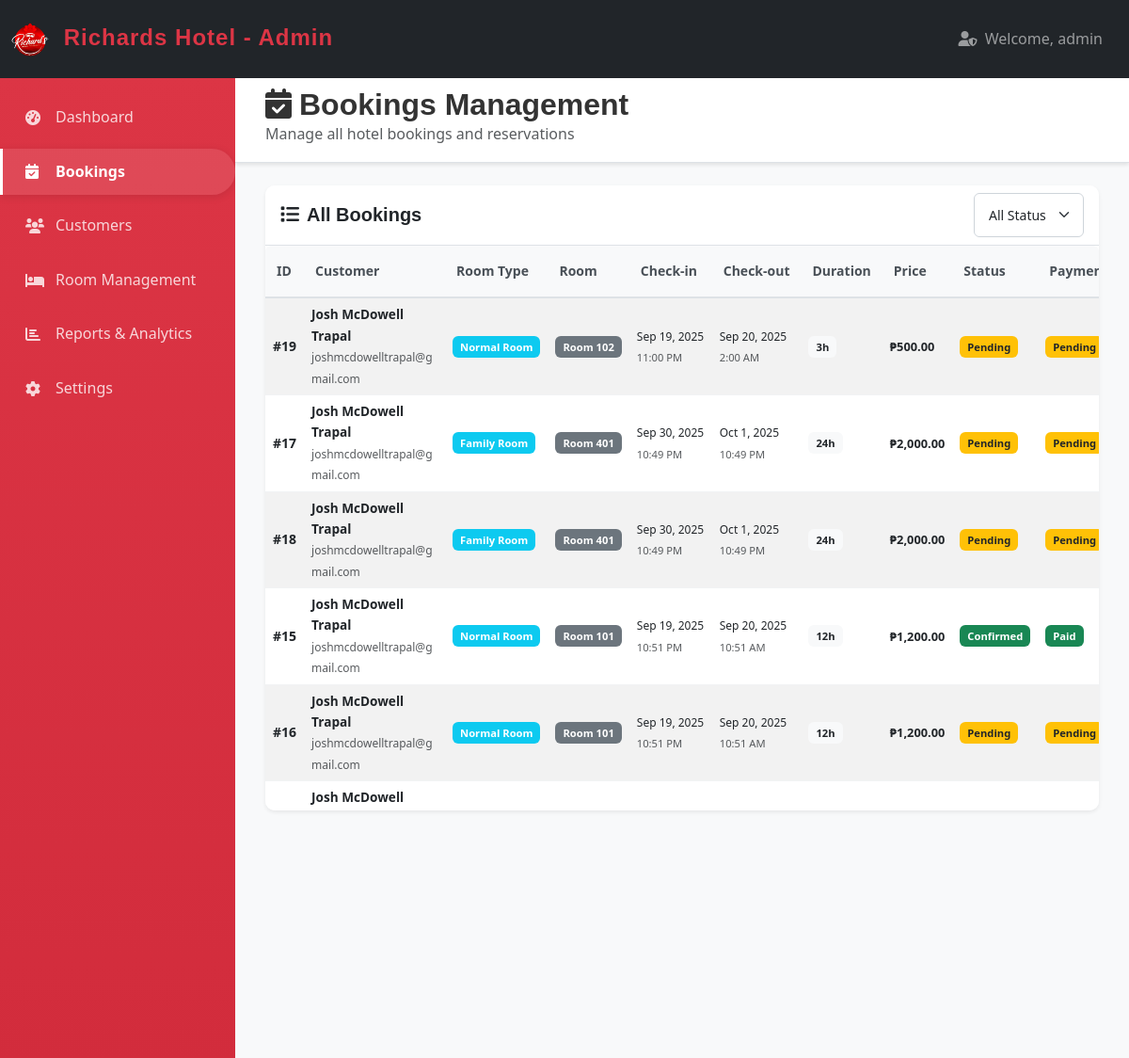
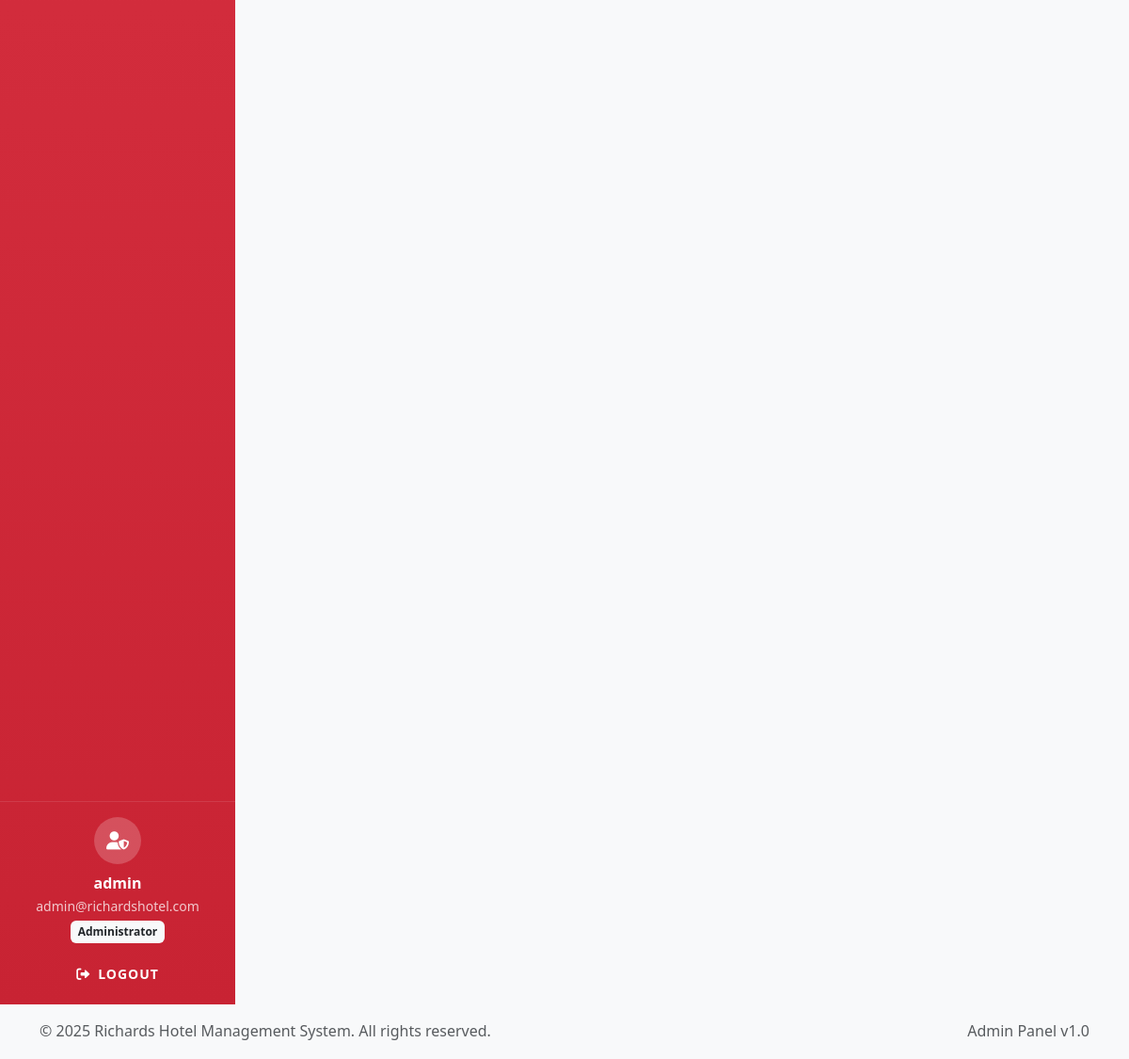
Screenshot of /admin/bookings.php (signed in) with the database file from the repository (2 pictures, top to bottom).
### tables this page shows
CREATE TABLE `bookings` (
  `id` int(11) NOT NULL,
  `user_id` int(11) DEFAULT NULL,
  `customer_name` varchar(100) NOT NULL,
  `customer_address` text NOT NULL,
  `customer_phone` varchar(20) NOT NULL,
  `customer_email` varchar(100) NOT NULL,
  `room_type_id` int(11) NOT NULL,
  `room_id` int(11) DEFAULT NULL,
  `duration_hours` int(11) NOT NULL,
  `total_price` decimal(10,2) NOT NULL,
  `check_in_datetime` datetime NOT NULL,
  `check_out_datetime` datetime NOT NULL,
  `proof_of_payment` varchar(255) DEFAULT NULL,
  `special_requests` text DEFAULT NULL,
  `booking_status` enum('pending','confirmed','checked_in','checked_out','cancelled') DEFAULT 'pending',
  `payment_status` enum('pending','paid','refunded') DEFAULT 'pending',
  `created_at` timestamp NOT NULL DEFAULT current_timestamp(),
  `updated_at` timestamp NOT NULL DEFAULT current_timestamp() ON UPDATE current_timestamp()
);

CREATE TABLE `room_types` (
  `id` int(11) NOT NULL,
  `type_name` varchar(50) NOT NULL,
  `description` text DEFAULT NULL,
  `created_at` timestamp NOT NULL DEFAULT current_timestamp()
);

CREATE TABLE `rooms` (
  `id` int(11) NOT NULL,
  `room_number` varchar(10) NOT NULL,
  `room_type_id` int(11) NOT NULL,
  `status` enum('available','occupied','maintenance','out_of_order') DEFAULT 'available',
  `created_at` timestamp NOT NULL DEFAULT current_timestamp(),
  `updated_at` timestamp NOT NULL DEFAULT current_timestamp() ON UPDATE current_timestamp()
);

### admin/bookings.php (the view, shortened to what this page needs)
<?php
require_once '../email-notification/BookingNotificationService.php';
$status_filter = isset($_GET['status']) ? $_GET['status'] : '';
$valid_statuses = ['pending', 'confirmed', 'cancelled', 'checked_in', 'checked_out'];
$status_filter = in_array($status_filter, $valid_statuses) ? $status_filter : '';
$query = "
    SELECT
        b.*,
        rt.type_name,
        rt.description as room_description,
        r.room_number,
        u.first_name,
        u.last_name,
        u.email as user_email
    FROM bookings b
    LEFT JOIN room_types rt ON b.room_type_id = rt.id
    LEFT JOIN rooms r ON b.room_id = r.id
    LEFT JOIN users u ON b.user_id = u.id
";
$query .= " ORDER BY b.created_at DESC";
$stmt = $conn->prepare($query);
$stmt->execute();
$bookings = $stmt->fetchAll(PDO::FETCH_ASSOC);
?>
<?php include 'includes/header.php'; ?>
<?php include 'includes/sidebar.php'; ?>
<div class="main-content">
    <div class="content-section active">
        <div class="content-header">
            <h2 class="mb-0"><i class="fas fa-calendar-check me-2"></i>Bookings Management</h2>
            <p class="text-muted mb-0">Manage all hotel bookings and reservations</p>
        </div>
        <div class="content-body">
            <div class="card border-0 shadow-sm">
                <div class="card-header bg-white border-bottom">
                    <div class="d-flex justify-content-between align-items-center">
                        <h5 class="mb-0"><i class="fas fa-list me-2"></i>All Bookings</h5>
                        <div class="d-flex gap-2">
                            <select class="form-select form-select-sm" onchange="changeStatus(this.value)" style="width: auto;">
                                <option value="" <?php echo ($status_filter == '') ? 'selected' : ''; ?>>All Status</option>
                            </select>
                        </div>
                    </div>
                </div>
                <div class="card-body p-0">
                    <div class="table-responsive" style="max-height: 600px; overflow-y: auto;">
                        <table class="table table-hover table-striped mb-0 table-sm" id="bookingsTable" style="font-size: 0.875rem;">
                            <thead class="table-light sticky-top">
                                <tr>
                                    <th class="text-nowrap" style="width: 60px;">ID</th>
                                    <th class="text-nowrap" style="width: 150px;">Customer</th>
                                    <th class="text-nowrap d-none d-md-table-cell" style="width: 100px;">Room Type</th>
                                    <th class="text-nowrap d-none d-lg-table-cell" style="width: 80px;">Room</th>
                                    <th class="text-nowrap" style="width: 90px;">Check-in</th>
                                    <th class="text-nowrap d-none d-sm-table-cell" style="width: 90px;">Check-out</th>
                                    <th class="text-nowrap d-none d-lg-table-cell" style="width: 70px;">Duration</th>
                                    <th class="text-nowrap" style="width: 80px;">Price</th>
                                    <th class="text-nowrap" style="width: 80px;">Status</th>
                                    <th class="text-nowrap d-none d-md-table-cell" style="width: 80px;">Payment</th>
                                </tr>
                            </thead>
                            <tbody>
                                <?php foreach ($bookings as $booking): ?>
                                <tr data-status="<?php echo $booking['booking_status']; ?>">
                                    <td class="text-nowrap" style="padding: 0.375rem 0.5rem;"><strong>#<?php echo $booking['id']; ?></strong></td>
                                    <td style="padding: 0.375rem 0.5rem; max-width: 150px; overflow: hidden; text-overflow: ellipsis;">
                                        <div>
                                            <strong style="font-size: 0.85rem;"><?php echo htmlspecialchars($booking['customer_name']); ?></strong>
                                            <br><small class="text-muted d-none d-sm-inline" style="font-size: 0.75rem;"><?php echo htmlspecialchars($booking['customer_email']); ?></small>
                                        </div>
                                    </td>
                                    <td class="d-none d-md-table-cell" style="padding: 0.375rem 0.5rem;">
                                        <span class="badge bg-info" style="font-size: 0.7rem;"><?php echo htmlspecialchars($booking['type_name']); ?></span>
                                    </td>
                                    <td class="d-none d-lg-table-cell" style="padding: 0.375rem 0.5rem;">
                                        <?php if ($booking['room_number']): ?>
                                            <span class="badge bg-secondary" style="font-size: 0.7rem;">Room <?php echo htmlspecialchars($booking['room_number']); ?></span>
                                        <?php else: ?>
                                            <span class="text-muted" style="font-size: 0.75rem;">Not assigned</span>
                                        <?php endif; ?>
                                    </td>
                                    <td class="text-nowrap" style="padding: 0.375rem 0.5rem;">
                                        <small style="font-size: 0.75rem;"><?php echo date('M j, Y', strtotime($booking['check_in_datetime'])); ?></small>
                                        <br><small class="text-muted" style="font-size: 0.7rem;"><?php echo date('g:i A', strtotime($booking['check_in_datetime'])); ?></small>
                                    </td>
                                    <td class="text-nowrap d-none d-sm-table-cell" style="padding: 0.375rem 0.5rem;">
                                        <small style="font-size: 0.75rem;"><?php echo date('M j, Y', strtotime($booking['check_out_datetime'])); ?></small>
                                        <br><small class="text-muted" style="font-size: 0.7rem;"><?php echo date('g:i A', strtotime($booking['check_out_datetime'])); ?></small>
                                    </td>
                                    <td class="d-none d-lg-table-cell" style="padding: 0.375rem 0.5rem;">
                                        <span class="badge bg-light text-dark" style="font-size: 0.7rem;"><?php echo $booking['duration_hours']; ?>h</span>
                                    </td>
                                    <td class="text-nowrap" style="padding: 0.375rem 0.5rem;">
                                        <strong style="font-size: 0.8rem;">₱<?php echo number_format($booking['total_price'], 2); ?></strong>
                                    </td>
                                    <td class="text-nowrap" style="padding: 0.375rem 0.5rem;">
                                        <?php
                                        $status_class = '';
                                        $status_text = '';
                                        switch ($booking['booking_status']) {
                                            case 'confirmed':
                                                $status_class = 'bg-success';
                                                $status_text = 'Confirmed';
                                                break;
                                            case 'pending':
                                                $status_class = 'bg-warning text-dark';
                                                $status_text = 'Pending';
                                                break;
                                        }
                                        ?>
                                        <span class="badge <?php echo $status_class; ?>" style="font-size: 0.7rem;"><?php echo $status_text; ?></span>
                                    </td>
                                    <td class="d-none d-md-table-cell" style="padding: 0.375rem 0.5rem;">
                                        <?php
                                        $payment_class = '';
                                        $payment_text = '';
                                        switch ($booking['payment_status']) {
                                            case 'paid':
                                                $payment_class = 'bg-success';
                                                $payment_text = 'Paid';
                                                break;
                                            case 'pending':
                                                $payment_class = 'bg-warning text-dark';
                                                $payment_text = 'Pending';
                                                break;
                                        }
                                        ?>
                                        <span class="badge <?php echo $payment_class; ?>" style="font-size: 0.7rem;"><?php echo $payment_text; ?></span>
                                    </td>
                                </tr>
                                <?php endforeach; ?>
                            </tbody>
                        </table>
                    </div>
                </div>
            </div>
        </div>
    </div>
</div>
<?php include 'includes/footer.php'; ?>
</body>
</html>

### rows the page displays
bookings: id "19", customer_name "Josh McDowell Trapal", customer_email "joshmcdowelltrapal@gmail.com", room_type.type_name "Normal Room", room.room_number "102", check_in_datetime "Sep 19, 2025", check_in_datetime "11:00 PM", check_out_datetime "Sep 20, 2025", check_out_datetime "2:00 AM", duration_hours "3", total_price "500.00", booking_status "Pending", payment_status "Pending"
bookings: id "17", customer_name "Josh McDowell Trapal", customer_email "joshmcdowelltrapal@gmail.com", room_type.type_name "Family Room", room.room_number "401", check_in_datetime "Sep 30, 2025", check_in_datetime "10:49 PM", check_out_datetime "Oct 1, 2025", check_out_datetime "10:49 PM", duration_hours "24", total_price "2,000.00", booking_status "Pending", payment_status "Pending"
bookings: id "18", customer_name "Josh McDowell Trapal", customer_email "joshmcdowelltrapal@gmail.com", room_type.type_name "Family Room", room.room_number "401", check_in_datetime "Sep 30, 2025", check_in_datetime "10:49 PM", check_out_datetime "Oct 1, 2025", check_out_datetime "10:49 PM", duration_hours "24", total_price "2,000.00", booking_status "Pending", payment_status "Pending"
bookings: id "15", customer_name "Josh McDowell Trapal", customer_email "joshmcdowelltrapal@gmail.com", room_type.type_name "Normal Room", room.room_number "101", check_in_datetime "Sep 19, 2025", check_in_datetime "10:51 PM", check_out_datetime "Sep 20, 2025", check_out_datetime "10:51 AM", duration_hours "12", total_price "1,200.00", booking_status "Confirmed", payment_status "Paid"
bookings: id "16", customer_name "Josh McDowell Trapal", customer_email "joshmcdowelltrapal@gmail.com", room_type.type_name "Normal Room", room.room_number "101", check_in_datetime "Sep 19, 2025", check_in_datetime "10:51 PM", check_out_datetime "Sep 20, 2025", check_out_datetime "10:51 AM", duration_hours "12", total_price "1,200.00", booking_status "Pending", payment_status "Pending"
bookings: customer_name "Josh McDowell…"

### other values shown
$currentUser['name'] "admin"
$currentUser['email'] "admin@richardshotel.com"
